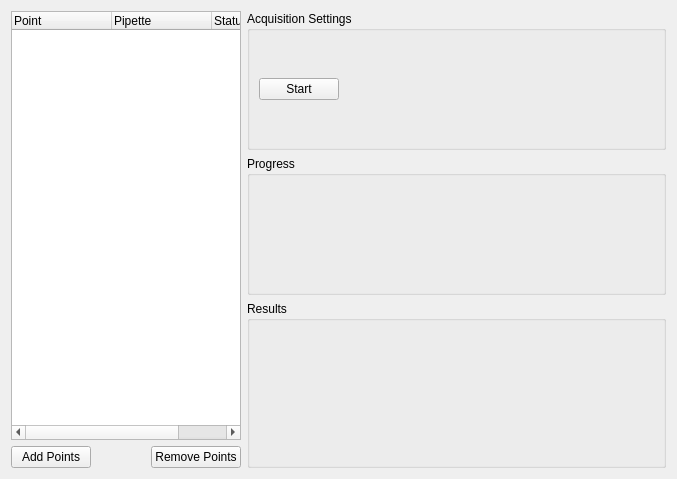
<?xml version="1.0" encoding="UTF-8"?>
<ui version="4.0">
 <class>Form</class>
 <widget class="QWidget" name="Form">
  <property name="geometry">
   <rect>
    <x>0</x>
    <y>0</y>
    <width>677</width>
    <height>479</height>
   </rect>
  </property>
  <property name="windowTitle">
   <string>Form</string>
  </property>
  <layout class="QGridLayout" name="gridLayout">
   <item row="0" column="0" rowspan="3">
    <widget class="QTreeWidget" name="pointTree">
     <property name="alternatingRowColors">
      <bool>true</bool>
     </property>
     <property name="selectionMode">
      <enum>QAbstractItemView::ExtendedSelection</enum>
     </property>
     <column>
      <property name="text">
       <string>Point</string>
      </property>
     </column>
     <column>
      <property name="text">
       <string>Pipette</string>
      </property>
     </column>
     <column>
      <property name="text">
       <string>Status</string>
      </property>
     </column>
    </widget>
   </item>
   <item row="0" column="1">
    <widget class="QGroupBox" name="groupBox_3">
     <property name="title">
      <string>Acquisition Settings</string>
     </property>
     <layout class="QGridLayout" name="gridLayout_2">
      <item row="0" column="0">
       <widget class="QPushButton" name="startBtn">
        <property name="text">
         <string>Start</string>
        </property>
        <property name="checkable">
         <bool>true</bool>
        </property>
       </widget>
      </item>
      <item row="0" column="1">
       <spacer name="horizontalSpacer_2">
        <property name="orientation">
         <enum>Qt::Horizontal</enum>
        </property>
        <property name="sizeHint" stdset="0">
         <size>
          <width>341</width>
          <height>20</height>
         </size>
        </property>
       </spacer>
      </item>
     </layout>
    </widget>
   </item>
   <item row="1" column="1">
    <widget class="QGroupBox" name="groupBox_2">
     <property name="title">
      <string>Progress</string>
     </property>
    </widget>
   </item>
   <item row="2" column="1" rowspan="2">
    <widget class="QGroupBox" name="groupBox">
     <property name="title">
      <string>Results</string>
     </property>
    </widget>
   </item>
   <item row="3" column="0">
    <layout class="QHBoxLayout" name="horizontalLayout">
     <item>
      <widget class="QPushButton" name="addPointsBtn">
       <property name="text">
        <string>Add Points</string>
       </property>
       <property name="checkable">
        <bool>true</bool>
       </property>
      </widget>
     </item>
     <item>
      <spacer name="horizontalSpacer">
       <property name="orientation">
        <enum>Qt::Horizontal</enum>
       </property>
       <property name="sizeHint" stdset="0">
        <size>
         <width>68</width>
         <height>20</height>
        </size>
       </property>
      </spacer>
     </item>
     <item>
      <widget class="QPushButton" name="removePointsBtn">
       <property name="text">
        <string>Remove Points</string>
       </property>
      </widget>
     </item>
    </layout>
   </item>
  </layout>
 </widget>
 <resources/>
 <connections/>
</ui>
